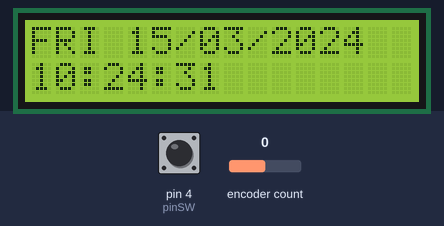
A sketch run on a simulated Arduino Uno, built with avr-gcc and run on an emulated ATmega328P. Shown: 16×2 character LCD. The test bench sets the inputs (shaded band); at power-on: pin 4 (pinSW) HIGH, encoder count 0. The local clock reads 2024-03-15 10:24:30 at power-on unless the sketch sets it.

Above: at 1.2 s.
1.3 s: pin 4 (pinSW) pulled LOW for 0.15 s
At 1.8 s:
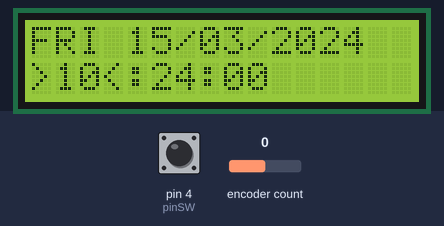
2.9 s: encoder count set to 1
At 3.6 s:
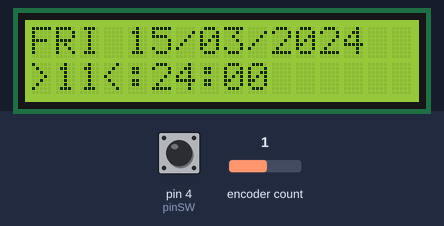
4.4 s: pin 4 (pinSW) pulled LOW for 1 s
At 5.4 s:
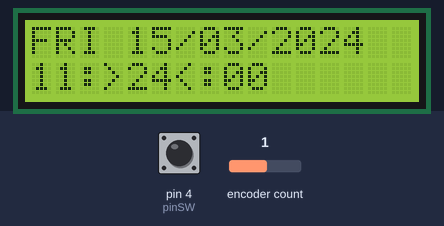
6.9 s: encoder count set to 2
At 7.8 s:
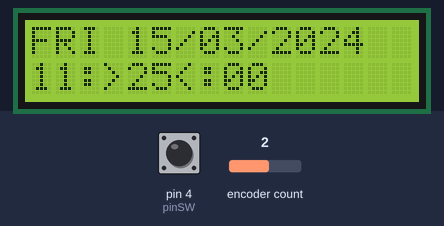
8.4 s: encoder count set to 3
At 8.9 s:
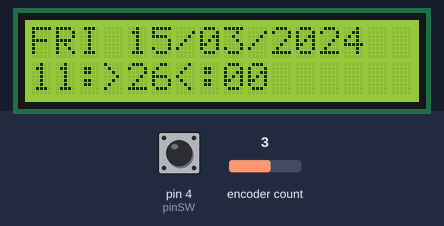
Timing chart, 0 to 10.9 s (numbered marks = the images above; inputs shaded):
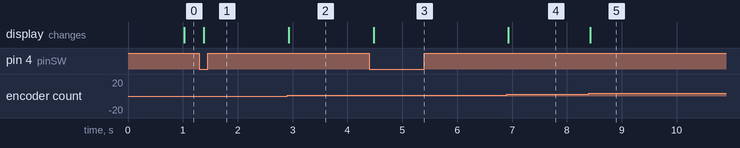

Measured:
- after the input at 1.3 s, the display: changes after 0.08 s (image 1)
- after the input at 2.9 s, the display: changes at once (image 2)
- after the input at 4.4 s, the display: changes after 0.08 s (image 3)
- after the input at 6.9 s, the display: changes at once (image 4)
- after the input at 8.4 s, the display: changes at once (image 5)

The sketch:

RTC_lcd_encoder.ino
```cpp
#include <Wire.h>
#include <RTClib.h>
#include <LiquidCrystal_I2C.h>
#include <Encoder.h>

// LCD
LiquidCrystal_I2C lcd(0x27, 16, 2);

// RTC
RTC_DS1307 rtc;

// Rotary Encoder Pins
const int pinCLK = 5;
const int pinDT  = 6;
const int pinSW  = 4;

// Encoder object
Encoder knob(pinCLK, pinDT);

// Mode logic
enum Mode { CLOCK, SET_HOUR, SET_MINUTE };
Mode mode = CLOCK;

// Variables
long lastPosition = -999;
int setHour = 0, setMinute = 0;
DateTime currentTime;

void setup() {
  lcd.init();
  lcd.backlight();

  pinMode(pinSW, INPUT_PULLUP);

  Wire.begin();
  if (!rtc.begin()) {
    lcd.print("RTC not found!");
    while (1);
  }

  if (!rtc.isrunning()) {
    // rtc.adjust(DateTime(F(__DATE__), F(__TIME__)));
    lcd.print("RTC not running!");
  }
}

void loop() {
  static unsigned long lastUpdate = 0;
  static bool lastButtonState = HIGH;

  // --- Handle encoder button press ---
  bool buttonState = digitalRead(pinSW);
  if (buttonState == LOW && lastButtonState == HIGH) {
    delay(50); // debounce
    if (digitalRead(pinSW) == LOW) {
      switch (mode) {
        case CLOCK:
          currentTime = rtc.now();
          setHour = currentTime.hour();
          setMinute = currentTime.minute();
          knob.write(setHour * 4);
          mode = SET_HOUR;
          break;
        case SET_HOUR:
          knob.write(setMinute * 4);
          mode = SET_MINUTE;
          break;
        case SET_MINUTE:
          rtc.adjust(DateTime(currentTime.year(), currentTime.month(), currentTime.day(), setHour, setMinute, 0));
          mode = CLOCK;
          break;
      }
    }
  }
  lastButtonState = buttonState;

  // --- Read encoder if in setting mode ---
  long newPos = knob.read() / 4;
  if (newPos != lastPosition) {
    lastPosition = newPos;
    if (mode == SET_HOUR) {
      setHour = constrain(newPos, 0, 23);
    } else if (mode == SET_MINUTE) {
      setMinute = constrain(newPos, 0, 59);
    }
    updateDisplay();
  }

  // --- Refresh every second in CLOCK mode ---
  if (mode == CLOCK && millis() - lastUpdate >= 1000) {
    lastUpdate = millis();
    updateDisplay();
  }
}

void updateDisplay() {
  lcd.clear();

  // Get time depending on mode
  int hour, minute, second;
  if (mode == CLOCK) {
    currentTime = rtc.now();
    hour = currentTime.hour();
    minute = currentTime.minute();
    second = currentTime.second();
  } else {
    currentTime = rtc.now(); // just for the date info
    hour = setHour;
    minute = setMinute;
    second = 0;
  }

  // Format time in 12h with AM/PM
  bool isPM = hour >= 12;
  int displayHour = hour % 12;
  if (displayHour == 0) displayHour = 12;

  char timeStr[9];
  sprintf(timeStr, "%02d:%02d:%02d", displayHour, minute, second);

  lcd.setCursor(0, 1);

  // Invert style by inserting space or brackets
  if (mode == SET_HOUR) {
    lcd.print(">");
    lcd.print(displayHour < 10 ? "0" : "");
    lcd.print(displayHour);
    lcd.print("<:");
  } else {
    lcd.print(displayHour < 10 ? "0" : "");
    lcd.print(displayHour);
    lcd.print(":");
  }

  if (mode == SET_MINUTE) {
    lcd.print(">");
    lcd.print(minute < 10 ? "0" : "");
    lcd.print(minute);
    lcd.print("<:");
  } else {
    lcd.print(minute < 10 ? "0" : "");
    lcd.print(minute);
    lcd.print(":");
  }

  lcd.print(second < 10 ? "0" : "");
  lcd.print(second);

  //lcd.print(isPM ? " PM" : " AM");

  // --- Print day name on second line ---
  lcd.setCursor(0, 0);
  const char* days[] = { "SUN", "MON", "TUE", "WED", "THU", "FRI", "SAT" };
  lcd.print(days[currentTime.dayOfTheWeek()]);
  lcd.print(" ");
  lcd.print(currentTime.day() < 10 ? "0" : "");
  lcd.print(currentTime.day());
  lcd.print("/");
  lcd.print(currentTime.month() < 10 ? "0" : "");
  lcd.print(currentTime.month());
  lcd.print("/");
  lcd.print(currentTime.year() < 10 ? "0" : "");
  lcd.print(currentTime.year());
}
```
